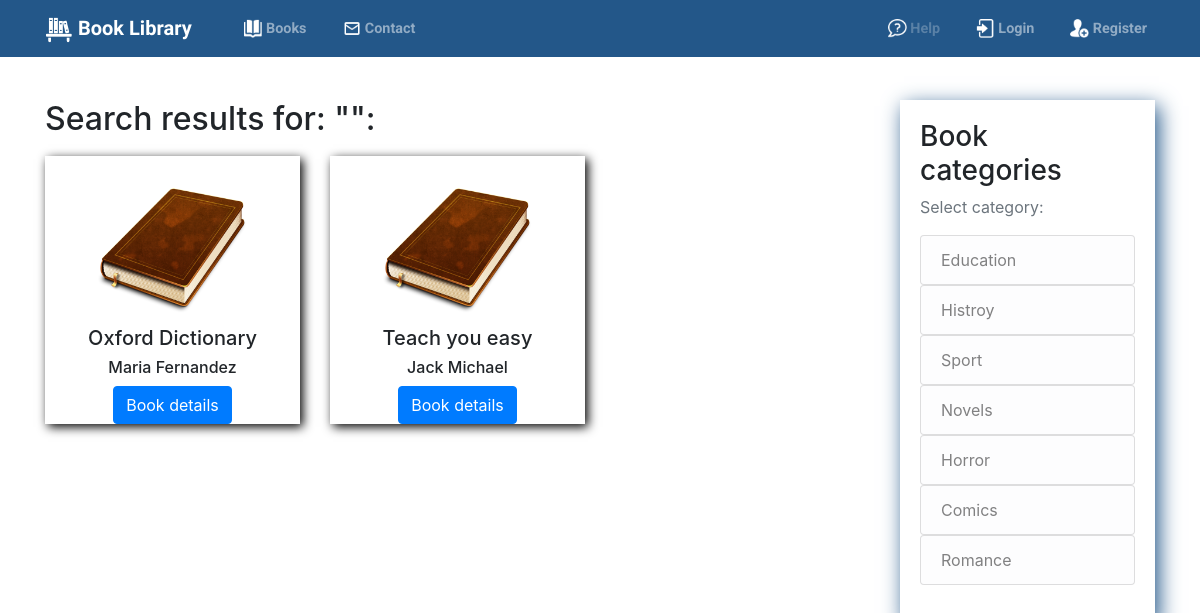
Page /search-book-results on the committed database.
### books/models.py (models this page shows, shortened)
class Book(models.Model):
    title = models.CharField(max_length=300)
    slug = models.SlugField(unique=True)
    description = models.TextField(max_length=1000, default="About book")
    image = models.ImageField(
        default='default_book.png', upload_to='books_pics')
    author = models.CharField(max_length=100)
    book_amount = models.IntegerField()
    publish_date = models.DateField()
    number_of_pages = models.IntegerField()
    category = models.ForeignKey(Category, on_delete=models.PROTECT)

class Category(models.Model):
    category = models.CharField(max_length=50)
    slug = models.SlugField(unique=True)
    def __str__(self):
        return self.category

### books/views.py (the view)
# urls.py: path('search-book-results', SearchBookListView.as_view(), name='search'),
class SearchBookListView(ListView):
    model = Book
    template_name = 'books/book_search_result.html'
    def get_queryset(self):
        queryset = super(SearchBookListView, self).get_queryset()
        q = self.request.GET.get('q')
        if q:
           books_by_title = queryset.filter(title__icontains=q)
           books_by_author = queryset.filter(author__icontains=q)
           return books_by_title | books_by_author
        return queryset

### books/context_processors.py (called while the page is built)
def categories(request):
    return {
        'categories': Category.objects.all()
    }

### books/templates/books/book_search_result.html
{% extends "base.html" %}
{% block content %}
<h2>Search results for: "{{ request.GET.q }}":</h2>
<div class="row lastBooksContainer">
    {% if book_list %}
    {% for book in book_list %}
    <div class="col-md-4 bookCard">
        <div class="cardBorder">
            <img class="book_image" src="{{ book.image.url }}" alt="Book image">
            <h5>{{ book.title }}</h5>
            <h6>{{ book.author }}</h6>
            <a href="{% url 'bookDetail' slug=book.slug %}"><button class="btn btn-primary btn-xs">Book details</button></a>
        </div>
    </div>
    {% endfor %}
    {% else %}
    <h5 style="margin-left:30px;"> We don't have that book :/</h5>
    {% endif %}
</div>
{% endblock content %}

### templates/base.html (shortened to what this page needs)
{% load static %}
<!DOCTYPE html>
<html lang="en">
<head>
    <link rel="stylesheet" href="{% static 'css/main.css' %}">
    <link rel="stylesheet" href="https://stackpath.bootstrapcdn.com/bootstrap/4.1.3/css/bootstrap.min.css"
>
    <link rel="stylesheet" href="https://cdnjs.cloudflare.com/ajax/libs/font-awesome/4.7.0/css/font-awesome.min.css">
    <link rel="stylesheet" href="https://use.fontawesome.com/releases/v5.4.2/css/all.css"
>
</head>
<header class="site-header">
    <nav class="navbar navbar-expand-md navbar-dark bg-steel fixed-top">
        <div class="container">
            <a class="navbar-brand mr-4" href="{% url 'home' %}"><img style="height:1.4em;" src="{% static 'icons/regal.png' %}"
                alt=""> Book Library</a>
            <div class="collapse navbar-collapse" id="navbarToggle">
                <div class="navbar-nav mr-auto">
                    <a class="nav-item nav-link" href="{% url 'books' %}"><img src="{% static 'icons/book.png' %}" alt=""> Books</a>
                    <a class="nav-item nav-link" href="{% url 'contact' %}"><img src="{% static 'icons/message.png' %}" alt=""> Contact</a>
                </div>
                <div class="navbar-nav">
                    {% if user.is_authenticated %}
                    <a class="nav-item nav-link" href="{% url 'UserProfile' %}"><img src="{% static 'icons/profile.png' %}"
                        alt=""> Your Account {{ user.username }}</a>
                    <a class="nav-item nav-link" href="{% url 'logout' %}"><img src="{% static 'icons/logout.png' %}"
                        alt=""> Log Out</a>
                    {% else %}
                    <a class="disabled nav-item nav-link" href=""><img src="{% static 'icons/help.png' %}" alt="">
                        Help</a>
                    <a class="nav-item nav-link" href="{% url 'login' %}"><img src="{% static 'icons/login.png' %}" alt="">
                        Login</a>
                    <a class="nav-item nav-link" href="{% url 'signup' %}"><img src="{% static 'icons/register.png' %}"
                            alt=""> Register</a>
                    {% endif %}
                </div>
            </div>
        </div>
    </nav>
</header>
<body>
    <main role="main" class="container pageContent">
        <div class="row">
            <div class="col-md-9">
                {% block content %}
                {% endblock content %}
            </div>
            <div class="col-md-3">
                <div class="content-section">
                    <h3>Book categories</h3>
                    <p class='text-muted'>Select category:
                        <ul class="list-group">
                           {% for category in categories %}
                           <a href="{% url 'category-booklist' slug=category.slug %}">
                            <li class="list-group-item list-group-item-light">{{ category }}</li>
                           </a>
                           {% endfor %}
                        </ul>
                    </p>
                </div>
            </div>
        </div>
    </main>
</body>
</html>

### static/css/main.css (style rules this page uses)
body { background: #fafafa; color: #333333; margin-top: 5rem; padding-bottom: 50px; }
.bg-steel { background-color: #235789; }
.navbar-nav { font-size: 0.9em; }
.navbar-brand { font-family: "Work Sans", sans-serif; font-weight: bold; }
.navbar-nav > a > img { height: 1.3em; }
.site-header .navbar-nav .nav-link { color: #cbd5db; font-weight: bold; font-family: "Roboto", sans-serif; margin-left: 20px; }
.content-section { box-shadow: 4px 6px 20px 0px #235789; padding: 20px; }
.pageContent { margin-top: 100px; }
.lastBooksContainer { margin: 0 auto; }
.book_image { max-width: 150px; max-height: 150px; }
.bookCard { padding: 10px 10px; text-align: center; }
.cardBorder { min-height: 250px; padding-top: 20px; box-shadow: 3px 3px 10px 0px black; }

### rows in the picture
Book: image (placeholder picture), title "Oxford Dictionary", author "Maria Fernandez"
Book: image (placeholder picture), title "Teach you easy", author "Jack Michael"
Category: category "Education"
Category: category "Histroy"
Category: category "Sport"
Category: category "Novels"
Category: category "Horror"
Category: category "Comics"
Category: category "Romance"
